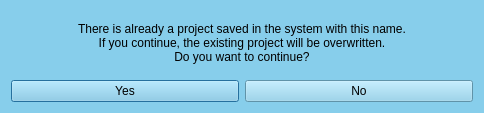
<?xml version="1.0" encoding="UTF-8"?>
<ui version="4.0">
 <class>Dialog</class>
 <widget class="QDialog" name="Dialog">
  <property name="geometry">
   <rect>
    <x>0</x>
    <y>0</y>
    <width>484</width>
    <height>113</height>
   </rect>
  </property>
  <property name="windowTitle">
   <string>Dialog</string>
  </property>
  <property name="styleSheet">
   <string notr="true">background-color: #87CEEB;</string>
  </property>
  <layout class="QGridLayout" name="gridLayout">
   <item row="1" column="0">
    <widget class="QPushButton" name="yes">
     <property name="text">
      <string>Yes</string>
     </property>
    </widget>
   </item>
   <item row="1" column="1">
    <widget class="QPushButton" name="no">
     <property name="text">
      <string>No</string>
     </property>
    </widget>
   </item>
   <item row="0" column="0" colspan="2">
    <widget class="QLabel" name="label">
     <property name="text">
      <string>There is already a project saved in the system with this name.
If you continue, the existing project will be overwritten.
Do you want to continue?</string>
     </property>
     <property name="alignment">
      <set>Qt::AlignCenter</set>
     </property>
     <property name="wordWrap">
      <bool>true</bool>
     </property>
    </widget>
   </item>
  </layout>
 </widget>
 <resources/>
 <connections/>
</ui>
